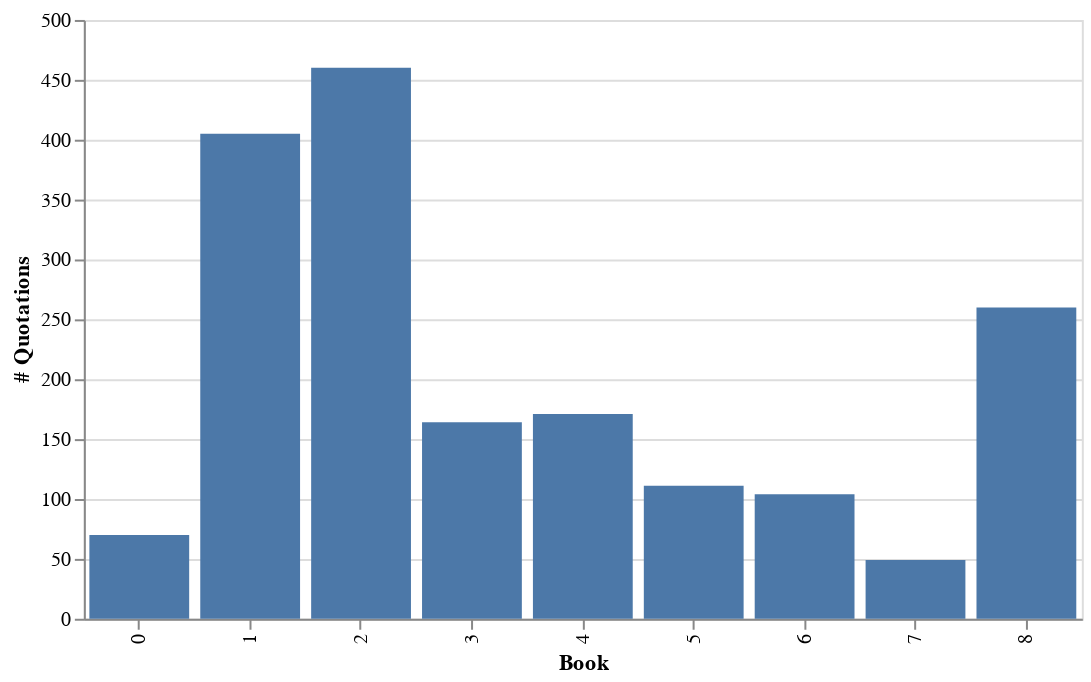

Notebook source saved alongside this figure:
### Code cell
alt.Chart(quotationsPerBook).mark_bar().encode(x='Book:O', y='# Quotations:Q').properties(width=500)

### Figure 1 — Vega-Lite specification as saved in the notebook (floating-point values rounded to 4 significant figures)
{"config": {"view": {"continuousWidth": 400, "continuousHeight": 300}}, "data": {"name": "data-7a489f9776e5c651505a84a5ef051e90"}, "mark": "bar", "encoding": {"x": {"type": "ordinal", "field": "Book"}, "y": {"type": "quantitative", "field": "# Quotations"}}, "width": 500, "$schema": "https://vega.github.io/schema/vega-lite/v4.8.1.json", "datasets": {"data-7a489f9776e5c651505a84a5ef051e90": [{"# Quotations": 70, "Book": 0}, {"# Quotations": 405, "Book": 1}, {"# Quotations": 460, "Book": 2}, {"# Quotations": 164, "Book": 3}, {"# Quotations": 171, "Book": 4}, {"# Quotations": 111, "Book": 5}, {"# Quotations": 104, "Book": 6}, {"# Quotations": 49, "Book": 7}, {"# Quotations": 260, "Book": 8}]}}
